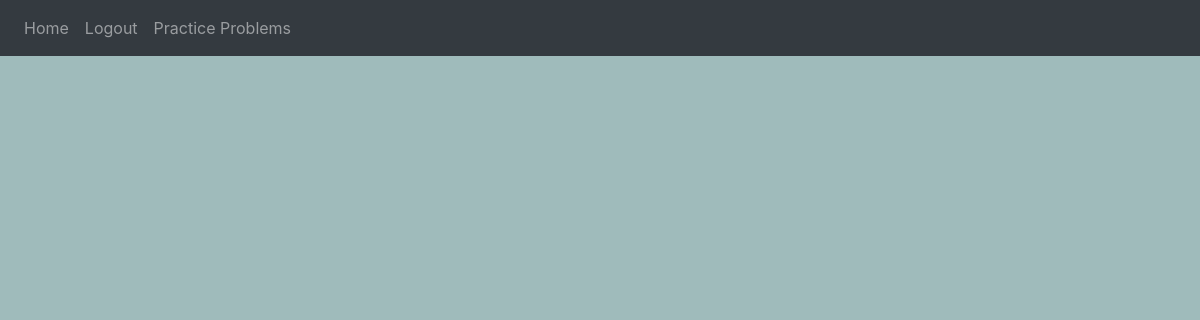
Page /study-session/1 (signed in) on the earlier database version.
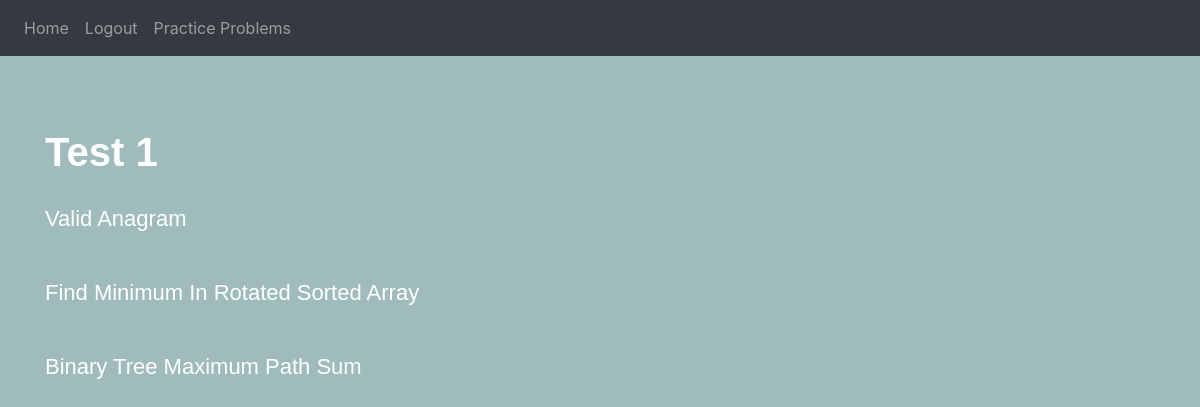
Same page on the later database version.
### website/models.py (models this page shows, shortened)
class Deck(db.Model):
    id = db.Column(db.Integer, primary_key = True)
    name = db.Column(db.String(100))
    flashcards = db.relationship('Flashcard', backref = "currDeck")
    user_id = db.Column(db.Integer, db.ForeignKey('user.id'))

class Flashcard(db.Model):
    id = db.Column(db.Integer, primary_key = True)
    name = db.Column(db.String(10000))
    deck_id = db.Column(db.Integer, db.ForeignKey('deck.id'))
    user_id = db.Column(db.Integer, db.ForeignKey('user.id'))

### website/views.py (the view)
@views.route('/study-session/<deck>')
def study_session(deck):
    deckID = Deck.query.filter_by(id = deck).first()
    return render_template("study_session.html", user = current_user, deck = deckID)

### website/__init__.py (called while the page is built)
def create_app():
    app = Flask(__name__)
    app.config['SECRET_KEY'] = "This is the secret key, don't share with anyone."
    app.config['SQLALCHEMY_DATABASE_URI'] = f"sqlite:///{DB_NAME}"
    db.init_app(app)
    migrate = Migrate(app, db, render_as_batch=True)
    from .views import views
    from .auth import auth
    app.register_blueprint(views, url_prefix = '/')
    app.register_blueprint(auth, url_prefix = '/')
    from .models import User
    with app.app_context():
        db.create_all()
    login_manager = LoginManager()
    login_manager.login_view = 'views.initial'
    login_manager.init_app(app)
    @login_manager.user_loader
    def load_user(id):
        return User.query.get(int(id))
    return app

### website/templates/study_session.html (shortened to what this page needs)
{% extends "base.html" %}
{% block content %}
<br/>
<h1>{{ deck.name }}</h1>
{% for flashcard in deck.flashcards %}
<p>{{ flashcard.name }}</p>
<br />
{% endfor %}
{% endblock %}

### website/templates/base.html (shortened to what this page needs)
<!DOCTYPE html>
<html lang="en">
  <head>
    <link
      rel="stylesheet"
      href="https://stackpath.bootstrapcdn.com/bootstrap/4.4.1/css/bootstrap.min.css"
    />
    <link rel="stylesheet" href="/node_modules/bootstrap/dist/css/bootstrap.min.css">
    <link
      rel="stylesheet"
      href="https://stackpath.bootstrapcdn.com/font-awesome/4.7.0/css/font-awesome.min.css"
    />
    <link rel="stylesheet" href="static/basics.css">
  </head>
  <body>
    <nav class="navbar navbar-expand-lg navbar-dark bg-dark">
        <div class="collapse navbar-collapse" id="navbar">
            <div class="navbar-nav">
              {% if user.is_authenticated %}
              <a class="nav-item nav-link" id="home" href="/home">Home</a>
              <a class="nav-item nav-link" id="logout" href="/logout">Logout</a>
              {% else %}
              <a class="nav-item nav-link" id="login" href="/login">Login</a>
              <a class="nav-item nav-link" id="signUp" href="/sign-up">Sign Up</a>
              {% endif %}
              <a class="nav-item nav-link" id="practiceProblems" href="/practice-problems">Practice Problems</a>
            </div>
        </div>
    </nav>
    <div class="container">
      {% block content %}
      {% endblock %}
    </div>
  </body>
</html>

### website/static/basics.css (style rules this page uses)
body { background-color: #9FBBBB; margin-top: 0%; margin-left: 0%; margin-right: 0%; }
h1 { text-align: start; margin-top: 50px; margin-bottom: 30px; font-family: Averta, sans-serif; color: #fff; font-size: 40px; line-height: 44px; font-weight: 700; }
p { text-align: start; margin-bottom: 20px; font-family: Averta, sans-serif; color: #fff; font-size: 22px; line-height: 30px; }

Differences in the rows shown:
added Deck: name "Test 1"
now on this page (row edited): Flashcard: name "Valid Anagram"
now on this page (row edited): Flashcard: name "Find Minimum In Rotated Sorted Array"
now on this page (row edited): Flashcard: name "Binary Tree Maximum Path Sum"
